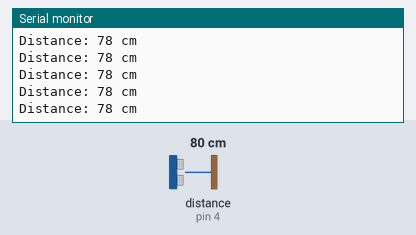
A sketch run on a simulated Arduino Nano, built with avr-gcc and run on an emulated ATmega328P. Parts: the last lines printed to the serial monitor. Wiring (inferred from the names in the program): ultrasonic range finder: trigger pin 5; echo pin 4. Inputs (shaded band) come from the test bench; at power-on: distance to the obstacle (sensor on pin 4) 80 cm. The echo pulse lasts 58.3 µs per cm.

Above: at 1.2 s.
1.3 s: distance to the obstacle (sensor on pin 4) set to 299 cm
At 1.62 s:
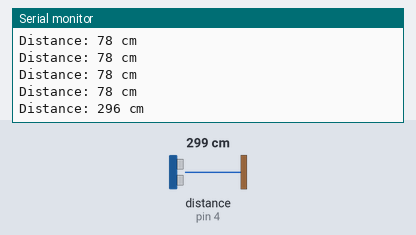
4.3 s: distance to the obstacle (sensor on pin 4) set to 2 cm
At 4.45 s:
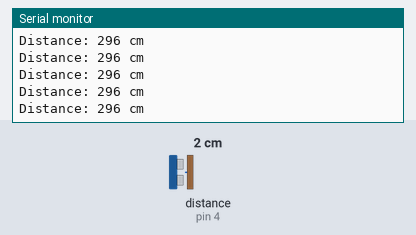
Timing chart, 0 to 7.3 s (numbered marks = the images above; inputs shaded):
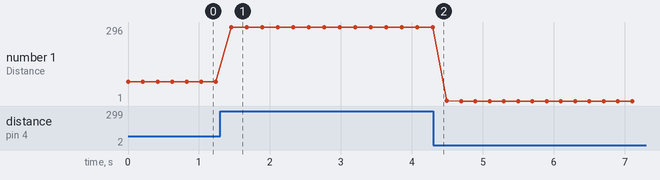

Measured:
- after the input at 1.3 s, the serial monitor: prints a new line after 0.16 s (image 1)
- plotted number 1: 78 → 296 after the input at 1.3 s, 296 → 1 after the input at 4.3 s

The sketch:

ultrasonic.ino
```cpp
/*
  Course 3: Measuring Distance with HC-SR04 Ultrasonic Sensor
  Measures distance in cm and displays it via the Serial Monitor.
*/

const int trigPin = 5; // Pin for sending sonic pulse
const int echoPin = 4; // Pin for receiving reflected pulse

long duration;
int distance;

void setup() {
  pinMode(trigPin, OUTPUT);
  pinMode(echoPin, INPUT);

  Serial.begin(9600); // Initialize Serial Communication at 9600 baud
}

void loop() {
  // Clear the trigPin
  digitalWrite(trigPin, LOW);
  delayMicroseconds(2);

  // Send a 10 microsecond HIGH pulse
  digitalWrite(trigPin, HIGH);
  delayMicroseconds(10);
  digitalWrite(trigPin, LOW);

  // Read the echoPin (returns travel time in microseconds)
  duration = pulseIn(echoPin, HIGH);

  // Calculate distance in cm: Speed of sound = 0.034 cm/us (duration/2)
  distance = duration * 0.034 / 2;

  // Print distance to Serial Monitor
  Serial.print("Distance: ");
  Serial.print(distance);
  Serial.println(" cm");

  delay(200); // Small pause between readings
}
```
